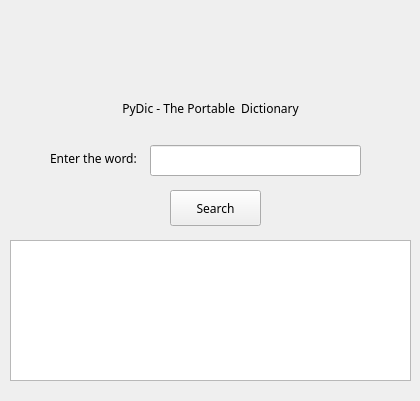
<?xml version="1.0" encoding="UTF-8"?>
<ui version="4.0">
 <class>Pydicwin</class>
 <widget class="QWidget" name="Pydicwin">
  <property name="geometry">
   <rect>
    <x>0</x>
    <y>0</y>
    <width>420</width>
    <height>401</height>
   </rect>
  </property>
  <property name="font">
   <font>
    <family>Comfortaa</family>
    <pointsize>9</pointsize>
   </font>
  </property>
  <property name="windowTitle">
   <string>PyDic</string>
  </property>
  <property name="windowIcon">
   <iconset>
    <normaloff>logo/pydiclogoverysmol.png</normaloff>logo/pydiclogoverysmol.png</iconset>
  </property>
  <property name="autoFillBackground">
   <bool>false</bool>
  </property>
  <widget class="QLabel" name="name">
   <property name="geometry">
    <rect>
     <x>110</x>
     <y>100</y>
     <width>201</width>
     <height>17</height>
    </rect>
   </property>
   <property name="autoFillBackground">
    <bool>false</bool>
   </property>
   <property name="text">
    <string>PyDic - The Portable  Dictionary</string>
   </property>
   <property name="scaledContents">
    <bool>true</bool>
   </property>
   <property name="alignment">
    <set>Qt::AlignCenter</set>
   </property>
  </widget>
  <widget class="QLabel" name="logo">
   <property name="geometry">
    <rect>
     <x>160</x>
     <y>10</y>
     <width>81</width>
     <height>81</height>
    </rect>
   </property>
   <property name="autoFillBackground">
    <bool>false</bool>
   </property>
   <property name="text">
    <string>&lt;html&gt;&lt;head/&gt;&lt;body&gt;&lt;p&gt;&lt;img src=&quot;:/newPrefix/pydiclogosmol.png&quot;/&gt;&lt;/p&gt;&lt;/body&gt;&lt;/html&gt;</string>
   </property>
   <property name="scaledContents">
    <bool>true</bool>
   </property>
   <property name="alignment">
    <set>Qt::AlignCenter</set>
   </property>
  </widget>
  <widget class="QLabel" name="query">
   <property name="geometry">
    <rect>
     <x>50</x>
     <y>150</y>
     <width>101</width>
     <height>17</height>
    </rect>
   </property>
   <property name="text">
    <string>Enter the word:</string>
   </property>
  </widget>
  <widget class="QPushButton" name="Search">
   <property name="geometry">
    <rect>
     <x>170</x>
     <y>190</y>
     <width>91</width>
     <height>36</height>
    </rect>
   </property>
   <property name="text">
    <string>Search</string>
   </property>
  </widget>
  <widget class="QTextBrowser" name="output">
   <property name="geometry">
    <rect>
     <x>10</x>
     <y>240</y>
     <width>401</width>
     <height>141</height>
    </rect>
   </property>
  </widget>
  <widget class="QLineEdit" name="stex">
   <property name="geometry">
    <rect>
     <x>150</x>
     <y>145</y>
     <width>211</width>
     <height>31</height>
    </rect>
   </property>
  </widget>
 </widget>
 <resources>
  <include location="../logo/logo.qrc"/>
 </resources>
 <connections/>
</ui>
